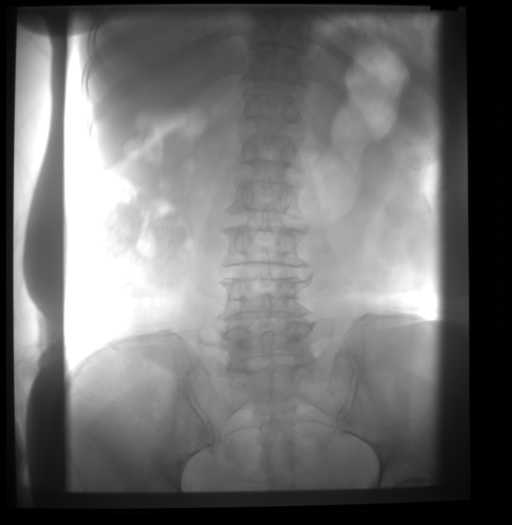
#> input picture ImageProcessing/Gamma transformation/test6.bmp, 512 x 525 px
$ python gamma.py --img test6.bmp
#> lines starting #> are read from the running program, lines starting #| are printed output that depends on the picture
#> further down, input is the input picture: shape (525, 512); min 0, max 255, mean 110.5
import numpy as np
import cv2 as cv
import matplotlib.pyplot as plt
import os
def gamma_transformation(input,gamma,c):
    '''

    :param input: 输入图片为256灰度图
    :param gamma: gamma校正的参数
    :param c:     gamma校正的常数
    :return:
    '''
    input = np.array(input,dtype=np.float32)
    #对输入进行归一化归到（0，1）
    input = np.array(input,dtype= np.uint8)
    print(input.shape)
    input = input/255            # 映射到[0,1]上
    input = np.power(input,gamma) #计算 r^gamma
    input = c* input              #计算 c*r^gamma
    #反映射
    output = input*(255/c)
    output = np.array(output,dtype= np.int32)
    return output

def plot_hism(input,name):
    '''
    统计输入的直方图并打印，输出的直方图不进行归一化
    '''
#> called with name = 'test6_before_gamma'
    input = np.array(input,dtype= np.int32)
    input = input.flatten()
    plt.figure(name)
    plt.xlabel('level')
    plt.ylabel("frequence")
    n,bins,patches = plt.hist(input,bins=128,density=1)
#> n = 128 values, max 0.0652 at index 0, min 0.000923 at index 4, mean 0.00392; bins = 129 values from 0 to 255; patches = 128 items
    plt.show()
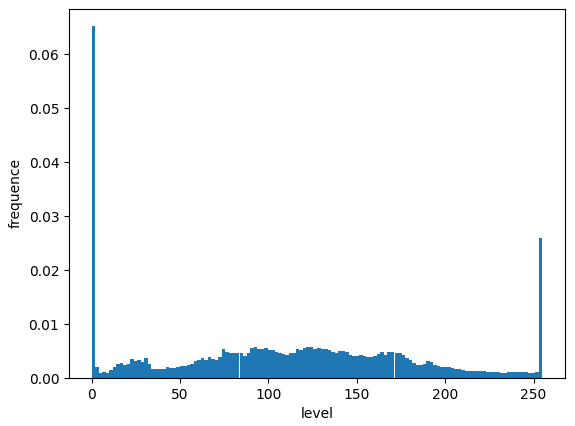
#> figure drawn by matplotlib, 1 panel; tallest bar 0.0652 high, from x = 0 to 1.99

if __name__ =='__main__':
    BASE_PATH = os.path.dirname(os.path.abspath(__file__))
    RESULT_PATH = os.path.join(BASE_PATH,"result")
    if not os.path.exists(RESULT_PATH):
        os.mkdir(RESULT_PATH)
    import argparse
    parser = argparse.ArgumentParser()
    parser.add_argument('--img',help="the path of the input img")
    parser.add_argument('--gamma',help='the param of gamma transformation')
    parser.add_argument('--c', help='the param of gamma transformation')
    args = parser.parse_args()
    #获取图片名称
    img_name = os.path.split(args.img)[-1]
    img_name, ext = os.path.splitext(img_name)
    input = cv.imread(args.img,flags=cv.IMREAD_GRAYSCALE)
    plot_hism(input, img_name+"_before_gamma")
#> (the run stopped early here; a loop or call above may not have finished)
